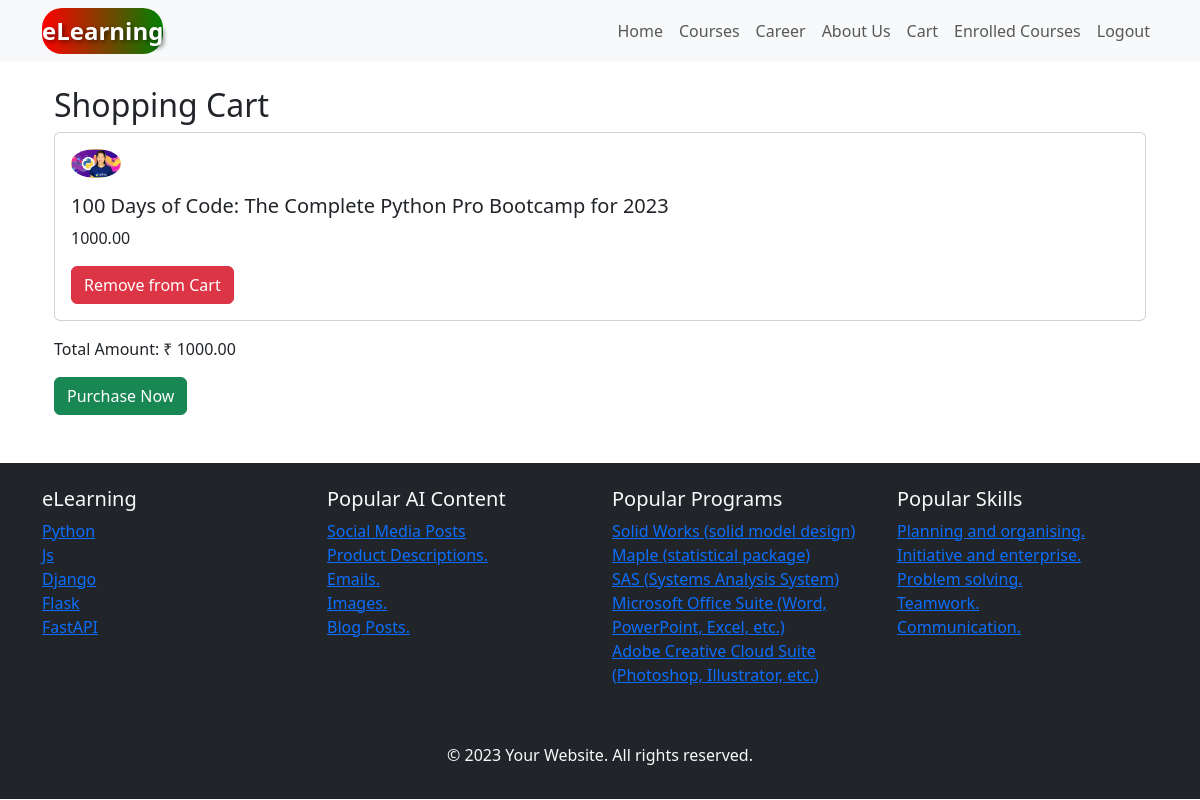
Page /cart/ (signed in) on the earlier database version.
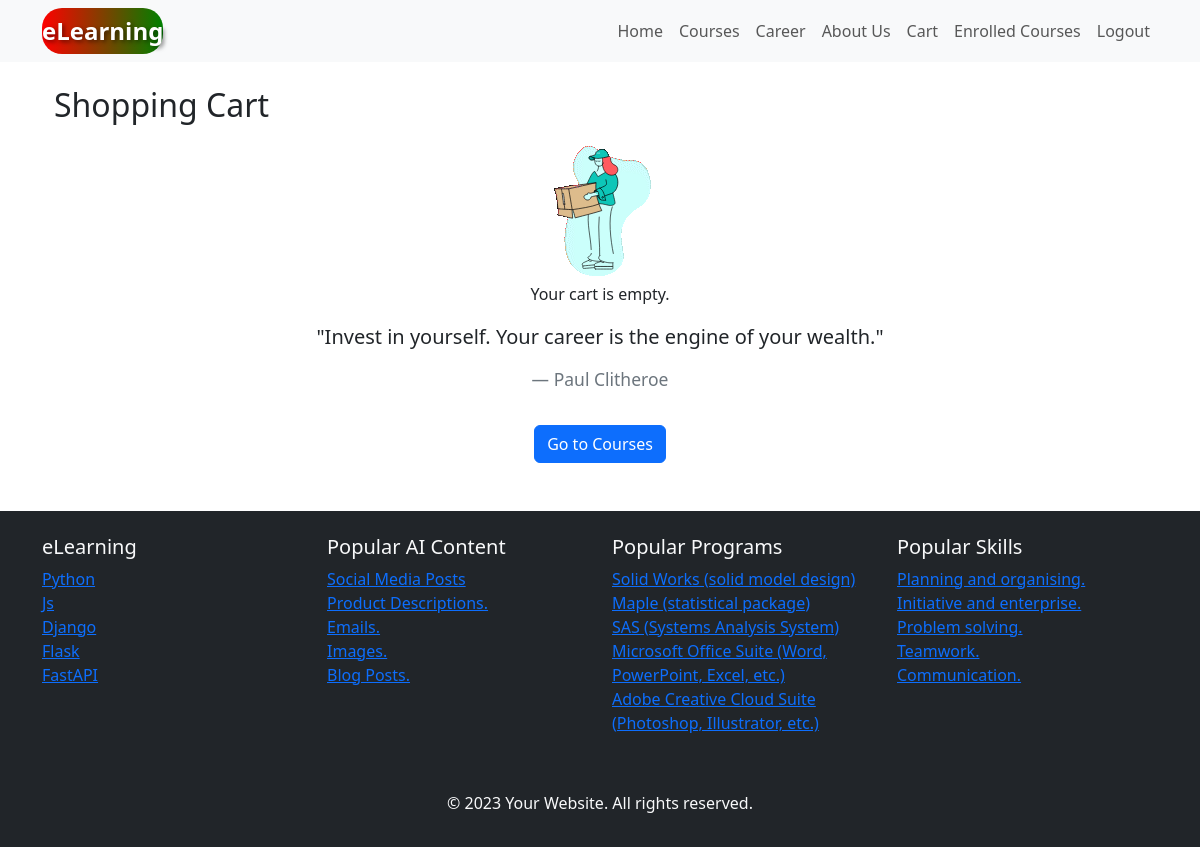
Same page on the later database version.
### Course/models.py (models this page shows, shortened)
class Cart(models.Model):
    user = models.ForeignKey(CustomUser, on_delete=models.CASCADE)
    course = models.ForeignKey(Course, on_delete=models.CASCADE)

class Course(models.Model):
    title = models.CharField(max_length=255)
    first_description = models.TextField()
    second_description = models.TextField()
    thumbnail = models.ImageField(upload_to='course_thumbnails/', blank=True, null=True)
    rating = models.DecimalField(max_digits=3, decimal_places=2,null=True,blank=True)
    students_enrolled = models.PositiveIntegerField(default=0,null=True,blank=True)
    category =models.ForeignKey(Category, on_delete=models.CASCADE, null=True)
    price = models.DecimalField(max_digits=10, decimal_places=2, default=0)
    author=models.ForeignKey(CustomUser, on_delete=models.CASCADE, null=True)
    total_modules = models.PositiveIntegerField( default=0)

### Course/views.py (the view)
# urls.py: path('cart/', cart, name='cart'),
@login_required(login_url='login')
def cart(request):
    if not request.user.is_authenticated:
        return redirect('login')
    cart_items = Cart.objects.filter(user=request.user)
    total_amount = sum(item.course.price for item in cart_items)
    if cart_items:
        price_in_float = float(total_amount*100)
        client =razorpay.Client(auth=(settings.KEY,settings.SECRET))
        payment=client.order.create({'amount':price_in_float,'currency':'INR','payment_capture':1})
        context = {
            'cart_items': cart_items,
            'total_amount': total_amount,
            'payment':payment
        }
    else:
        context = {
            'cart_items': cart_items,
            'total_amount': total_amount,
        }
    return render(request, 'cart.html', context)

### Course/templates/cart.html (shortened to what this page needs)
{% extends 'base.html' %}
{% load static %}
{% block content %}
  <div class="container mt-4">
    <h2>Shopping Cart</h2>
    {% if cart_items %}
      {% for item in cart_items %}
        <div class="card mb-3">
          <div class="card-body">
            <img src="{{ item.course.thumbnail.url }}" alt="{{ item.course.title }} Thumbnail" class="img-fluid rounded-circle mb-3" width="50">
            <h5 class="card-title">{{ item.course.title }}</h5>
            <p class="card-text">{{ item.course.price }}</p>
            <form method="post" action="{% url 'course:remove_from_cart' course_id=item.course.id %}">
              <button type="submit" class="btn btn-danger">Remove from Cart</button>
            </form>
          </div>
        </div>
      {% endfor %}
      <p>Total Amount: ₹ {{ total_amount }}</p>
      <form method="post" action="{% url 'course:purchase_cart' %}">
        <button type="submit" id="rzp-button1" class="btn btn-success">Purchase Now</button>
      </form>
    {% else %}
      <div id="empty-cart-message" class="text-center">
        <img src="{% static 'images/empty_cart.gif' %}" alt="Empty Cart Animation" class="img-fluid" style="width: 150px; height: 150px;">
        <p>Your cart is empty.</p>
        <div id="quote-carousel" class="carousel slide" data-ride="carousel">
          <div class="carousel-inner">
            <div class="carousel-item active">
              <blockquote class="blockquote">
                <p class="mb-0">"Invest in yourself. Your career is the engine of your wealth."</p>
                <br>
                <footer class="blockquote-footer">Paul Clitheroe</footer>
              </blockquote>
            </div>
          </div>
        </div>
        <a href="{% url 'course:course_list' %}" class="btn btn-primary mt-3">Go to Courses</a>
      </div>
    {% endif %}
  </div>
{% endblock %}

Differences in the rows shown:
removed Cart: course.thumbnail (picture), course "100 Days of Code: The Complete Python Pro Bootcamp for 2023", course.price "1000.00"
Other differences:
{{ total_amount }}: "1000.00" → (not shown)
text no longer shown: "Total Amount: ₹ Purchase Now"
text now shown: "Your cart is empty. \"Invest in yourself. Your career is the engine of your wealth.\" Paul Clitheroe Go to Courses"
